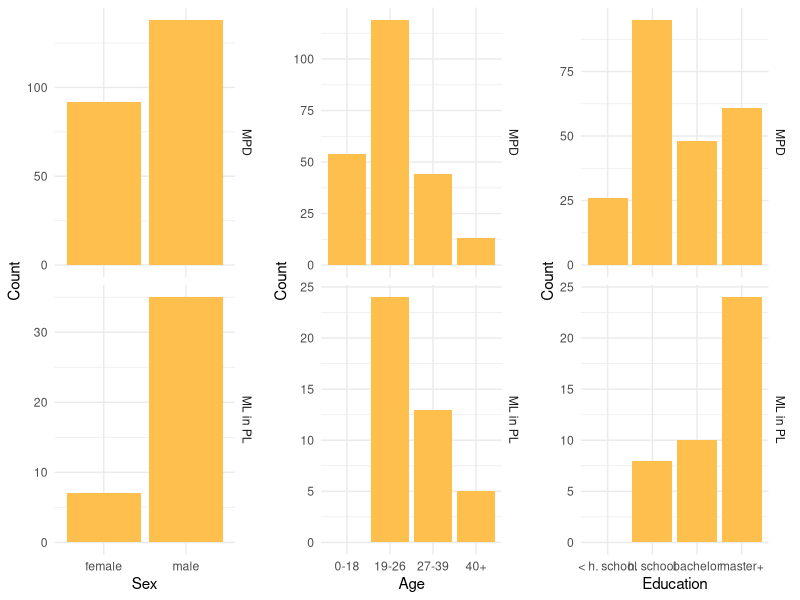

Reproduce this figure in R.
# Script plotting demographics data
library(ggplot2)
library(dplyr)
library(ggpubr)

df <- read.csv("./data/ramai-human/demographics.csv")

df$sex <- factor(df$sex, levels = c("female", "male"))
df$age <- factor(df$age, levels = c("0-18", "19-26", "27-39", "40+"))
df$education <- factor(df$education, levels = c(
  "< h. school",
  "h. school",
  "bachelor",
  "master+"
))
df$group <- factor(df$group, levels = unique(df$group))

p1 <- ggplot(df, aes(x = sex)) +
  geom_bar(fill = rgb(1, 0.75, 0.3)) +
  labs(x = "Sex", y = "Count") +
  facet_grid(rows = vars(group), scales = "free_y") +
  theme_minimal()

p2 <- ggplot(df, aes(x = age)) +
  geom_bar(fill = rgb(1, 0.75, 0.3)) +
  labs(x = "Age", y = "Count") +
  facet_grid(rows = vars(group), scales = "free_y") +
  theme_minimal()

p3 <- ggplot(df, aes(x = education)) +
  geom_bar(fill = rgb(1, 0.75, 0.3)) +
  labs(x = "Education", y = "Count") +
  facet_grid(rows = vars(group), scales = "free_y") +
  theme_minimal()

plt <- ggarrange(p1, p2, p3, nrow = 1, ncol = 3)

plot_path <- paste0("./plots/", "demographics.png")
ggsave(plot_path, plt, device = "png", width = 10)